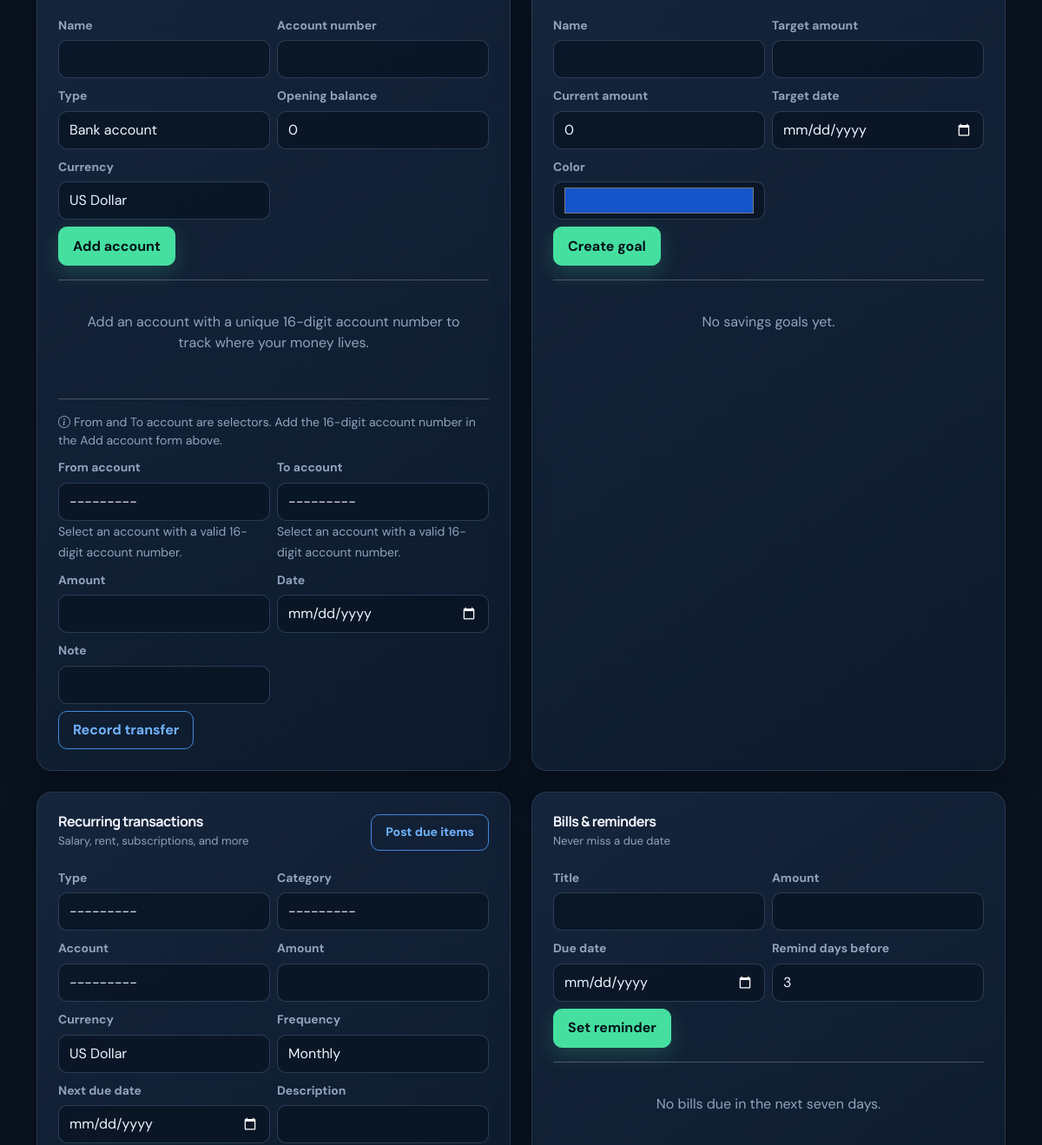
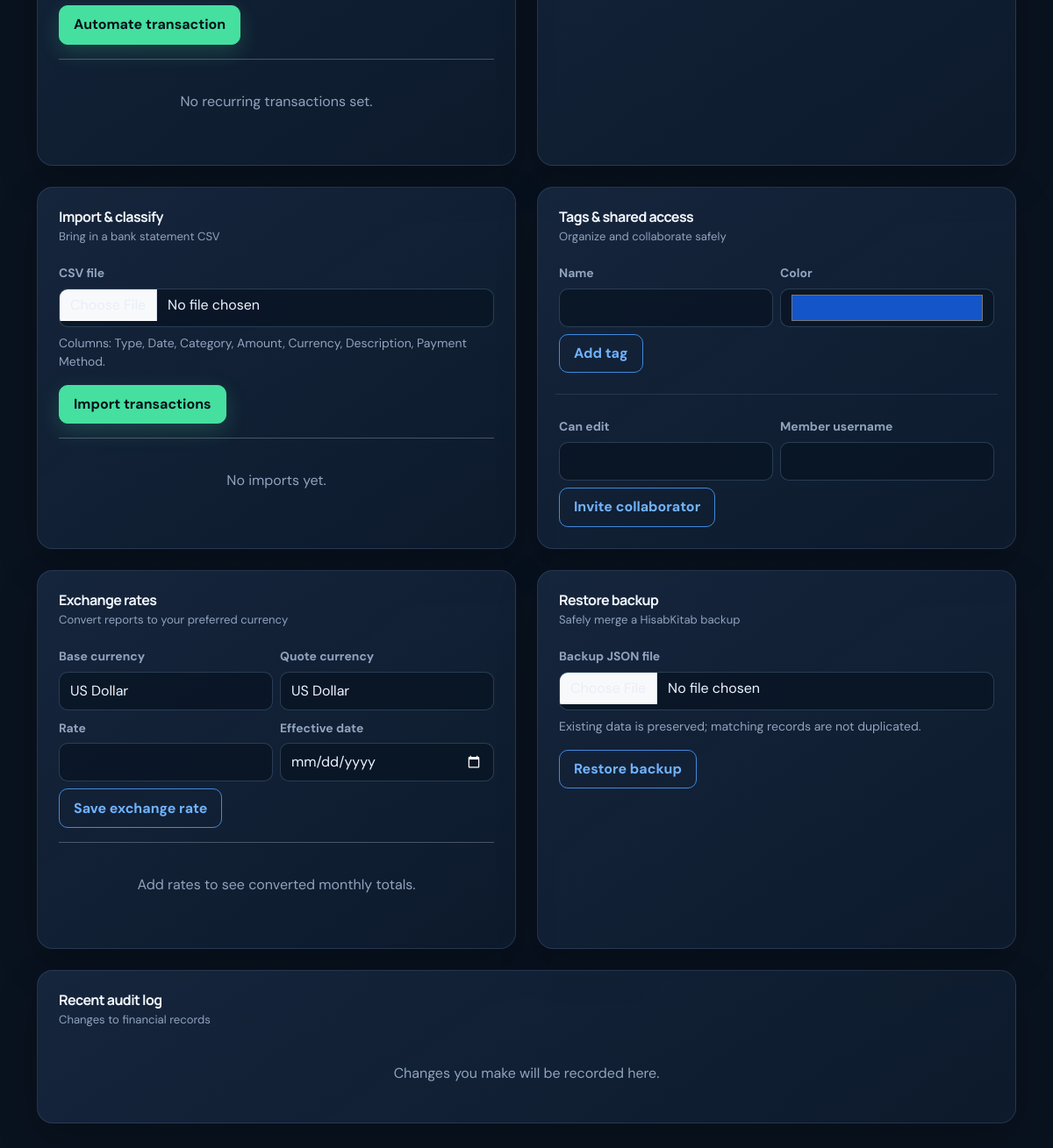
The page /tools/ (signed in, lower part) on the database as committed earlier (2 pictures, top to bottom).
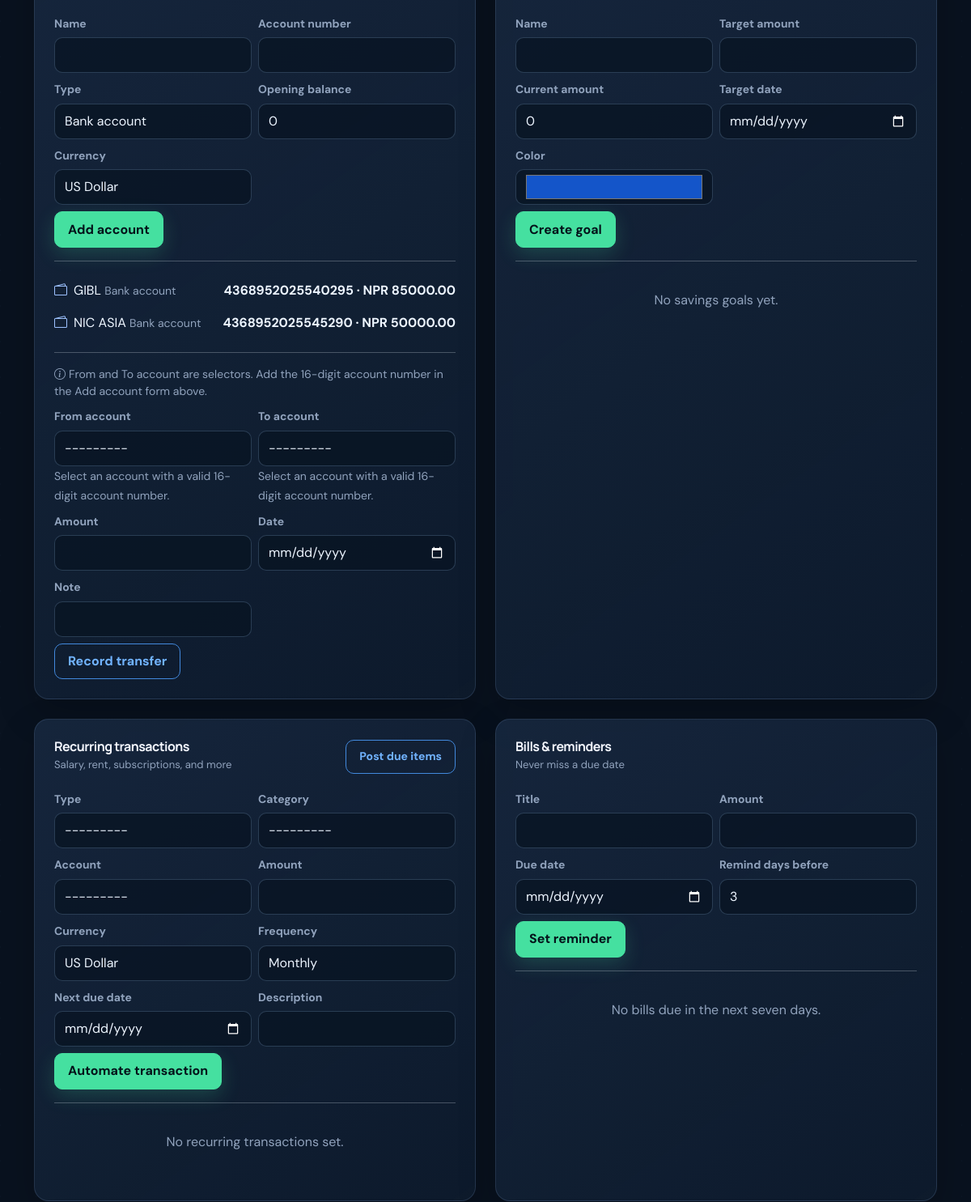
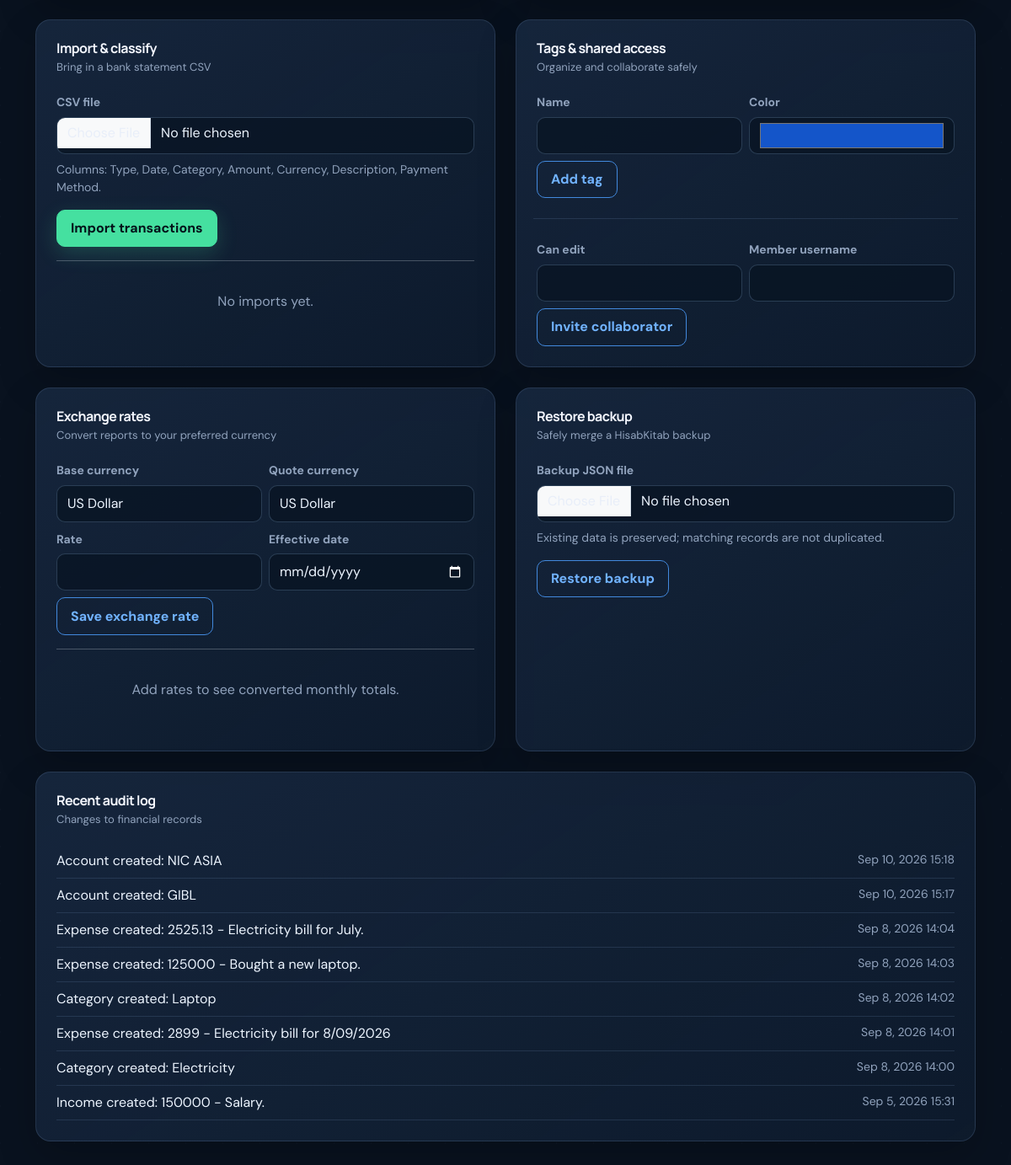
The same page on the database as committed later (2 pictures, top to bottom).
### finance/models.py (models this page shows)
class Account(models.Model):
    ACCOUNT_TYPES = (('cash', 'Cash'), ('bank', 'Bank account'), ('wallet', 'Digital wallet'), ('card', 'Credit card'))
    user = models.ForeignKey(User, on_delete=models.CASCADE, related_name='accounts')
    name = models.CharField(max_length=100)
    account_number = models.CharField(
        max_length=16,
        blank=False,
        validators=[RegexValidator(r'^\d{16}$', 'Account number must contain exactly 16 digits.')],
        error_messages={'max_length': 'Account number must contain exactly 16 digits.'},
    )
    type = models.CharField(max_length=12, choices=ACCOUNT_TYPES, default='bank')
    opening_balance = models.DecimalField(max_digits=12, decimal_places=2, default=0)
    currency = models.CharField(max_length=10, default='USD')
    is_active = models.BooleanField(default=True)
    class Meta:
        unique_together = ('user', 'name')
        constraints = [
            models.UniqueConstraint(
                fields=('account_number',),
                condition=~models.Q(account_number=''),
                name='unique_nonempty_account_number',
            ),
        ]
    def __str__(self): return self.name

class AuditLog(models.Model):
    user = models.ForeignKey(User, on_delete=models.CASCADE, related_name='audit_logs')
    action = models.CharField(max_length=40)
    object_type = models.CharField(max_length=80)
    object_id = models.PositiveIntegerField(null=True, blank=True)
    description = models.CharField(max_length=500)
    before = models.JSONField(default=dict, blank=True)
    after = models.JSONField(default=dict, blank=True)
    created_at = models.DateTimeField(auto_now_add=True)
    class Meta:
        ordering = ['-created_at']

### finance/views.py (the view, shortened to what this page needs)
# urls.py: path('tools/', views.financial_tools, name='financial_tools'),
@login_required
def financial_tools(request):
    forms = {
        'account_form': AccountForm(user=request.user), 'transfer_form': TransferForm(user=request.user),
        'goal_form': GoalForm(user=request.user), 'recurring_form': RecurringTransactionForm(user=request.user),
        'reminder_form': BillReminderForm(user=request.user), 'tag_form': TagForm(user=request.user), 'share_form': ShareForm(),
        'exchange_rate_form': ExchangeRateForm(), 'restore_form': RestoreBackupForm(), 'interest_form': InterestCalculatorForm(),
        'emi_form': EMICalculatorForm(), 'loan_form': LoanCalculatorForm(), 'profit_loss_form': ProfitLossForm(), 'emergency_fund_form': EmergencyFundForm(), 'expense_trend_form': ExpenseTrendForm(),
    }
    interest_result = None
    emi_result = None
    loan_result = None
    profit_loss_result = None
    emergency_fund_result = None
    expense_trend_result = None
    today = timezone.localdate()
    _create_due_notifications(request.user, today)
    due_reminders = BillReminder.objects.filter(user=request.user, is_paid=False, due_date__lte=today + datetime.timedelta(days=7)).order_by('due_date')
    goal_data = []
    for goal in SavingsGoal.objects.filter(user=request.user):
        goal_data.append((goal, min(100, int(goal.current_amount * 100 / goal.target_amount)) if goal.target_amount else 0))
    return render(request, 'finance/financial_tools.html', {**forms, 'interest_result': interest_result, 'emi_result': emi_result, 'loan_result': loan_result, 'profit_loss_result': profit_loss_result, 'emergency_fund_result': emergency_fund_result, 'expense_trend_result': expense_trend_result, 'accounts':Account.objects.filter(user=request.user), 'transfers':AccountTransfer.objects.filter(user=request.user)[:5], 'goals':goal_data, 'recurring':RecurringTransaction.objects.filter(user=request.user), 'reminders':due_reminders, 'tags':TransactionTag.objects.filter(user=request.user), 'shares':SharedAccess.objects.filter(owner=request.user).select_related('member'), 'imports':ImportBatch.objects.filter(user=request.user)[:5], 'exchange_rates':ExchangeRate.objects.filter(user=request.user)[:8], 'audit_logs':AuditLog.objects.filter(user=request.user)[:8]})

### finance/forms.py (shortened to what this page needs)
class AccountForm(StyledFormMixin, forms.ModelForm):
    account_number = forms.CharField(
        required=True,
        max_length=16,
        min_length=16,
        error_messages={
            'required': 'Account number is required.',
            'min_length': 'Account number must contain exactly 16 digits.',
            'max_length': 'Account number must contain exactly 16 digits.',
        },
    )
    class Meta:
        model = Account
        fields = ('name', 'account_number', 'type', 'opening_balance', 'currency')
    def __init__(self, *args, user=None, **kwargs):
        self.user = user
        super().__init__(*args, **kwargs)
        add_currency_choices(self.fields['currency'])
        self.fields['account_number'].widget.attrs.update({'inputmode': 'numeric', 'maxlength': '16', 'minlength': '16', 'pattern': '[0-9]{16}'})

### finance/context_processors.py (called while the page is built)
def notifications(request):
    if not request.user.is_authenticated:
        return {}
    notification_qs = request.user.notifications.filter(is_read=False)
    return {
        'unread_notifications': notification_qs[:5],
        'unread_notification_count': notification_qs.count(),
    }

### finance/models.py (called while the page is built)
    def __str__(self):
        return self.name

### finance/templates/finance/financial_tools.html (shortened to what the changed rows need)
{% extends 'finance/base.html' %}
{% block content %}
<section class="tools-section">
<div class="row g-4">
  <div class="col-lg-6"><div class="card p-4 h-100"><form method="post" class="row g-2">{% for field in account_form %}<div class="col-md-6"><label class="form-label">{{ field.label }}</label>{{ field }}</div>{% endfor %}<div></div></form><hr>{% for account in accounts %}<div class="d-flex justify-content-between py-2"><span><i class="bi bi-wallet2 text-primary me-2"></i>{{ account.name }} <small class="text-muted">{{ account.get_type_display }}</small></span><strong>{{ account.account_number }} · {{ account.currency }} {{ account.opening_balance }}</strong></div>{% empty %}<p class="empty-copy">Add an account with a unique 16-digit account number to track where your money lives.</p>{% endfor %}<hr><p class="text-muted small mb-2"><i class="bi bi-info-circle me-1"></i>From and To account are selectors. Add the 16-digit account number in the Add account form above.</p><form method="post" class="row g-2">{% for field in transfer_form %}<div class="col-md-6"><label class="form-label">{{ field.label }}</label>{{ field }}{% if field.help_text %}<small class="form-text text-muted">{{ field.help_text }}</small>{% endif %}</div>{% endfor %}<div></div></form></div></div>
  <div class="col-lg-6"><div class="card p-4 h-100"><form method="post" class="row g-2">{% for field in goal_form %}<div class="col-md-6"><label class="form-label">{{ field.label }}</label>{{ field }}</div>{% endfor %}</form></div></div>
  <div class="col-lg-6"><div class="card p-4 h-100"><form method="post" class="row g-2">{% for field in recurring_form %}<div class="col-md-6"><label class="form-label">{{ field.label }}</label>{{ field }}</div>{% endfor %}</form></div></div>
  <div class="col-lg-6"><div class="card p-4 h-100"><form method="post" class="row g-2">{% for field in reminder_form %}<div class="col-md-6"><label class="form-label">{{ field.label }}</label>{{ field }}</div>{% endfor %}</form></div></div>
  <div class="col-lg-6"><div class="card p-4 h-100"><form method="post" class="row g-2">{% for field in tag_form %}<div class="col-md-6"><label class="form-label">{{ field.label }}</label>{{ field }}</div>{% endfor %}</form><form method="post" class="row g-2 border-top pt-3">{% for field in share_form %}<div class="col-md-6"><label class="form-label">{{ field.label }}</label>{{ field }}</div>{% endfor %}</form></div></div>
  <div class="col-lg-6"><div class="card p-4 h-100"><form method="post" class="row g-2">{% for field in exchange_rate_form %}<div class="col-md-6"><label class="form-label">{{ field.label }}</label>{{ field }}</div>{% endfor %}</form></div></div>
  <div class="col-lg-6"><div class="card p-4 h-100"><form method="post" enctype="multipart/form-data">{% for field in restore_form %}<label class="form-label">{{ field.label }}</label>{{ field }}{% endfor %}<small class="text-muted d-block mt-2">Existing data is preserved; matching records are not duplicated.</small><button class="btn btn-outline-primary mt-3">Restore backup</button></form></div></div>
  <div class="col-12"><div class="card p-4"><div class="section-head"><div><h5 class="section-title">Recent audit log</h5><span class="section-kicker">Changes to financial records</span></div></div>{% for log in audit_logs %}<div class="d-flex justify-content-between border-bottom py-2"><span>{{ log.description }}</span><small class="text-muted">{{ log.created_at|date:'M j, Y H:i' }}</small></div>{% empty %}<p class="empty-copy mb-0">Changes you make will be recorded here.</p>{% endfor %}</div></div>
</div>
</section>
{% endblock %}

Rows that differ between the two databases and show on the page:
added Account: name "GIBL", type "Bank account", account_number "4368952025540295", currency "NPR", opening_balance "85000.00"
added Account: name "NIC ASIA", type "Bank account", account_number "4368952025545290", currency "NPR", opening_balance "50000.00"
added AuditLog: description "Account created: NIC ASIA", created_at "Sep 10, 2026 15:18"
added AuditLog: description "Account created: GIBL", created_at "Sep 10, 2026 15:17"
added AuditLog: description "Expense created: 2525.13 - Electricity bill for July.", created_at "Sep 8, 2026 14:04"
added AuditLog: description "Expense created: 125000 - Bought a new laptop.", created_at "Sep 8, 2026 14:03"
added AuditLog: description "Category created: Laptop", created_at "Sep 8, 2026 14:02"
added AuditLog: description "Expense created: 2899 - Electricity bill for 8/09/2026", created_at "Sep 8, 2026 14:01"
added AuditLog: description "Category created: Electricity", created_at "Sep 8, 2026 14:00"
added AuditLog: description "Income created: 150000 - Salary.", created_at "Sep 5, 2026 15:31"
Other text that changed with them:
text no longer shown: "Add an account with a unique 16-digit account number to track where your money lives. Changes you make will be recorded here."
